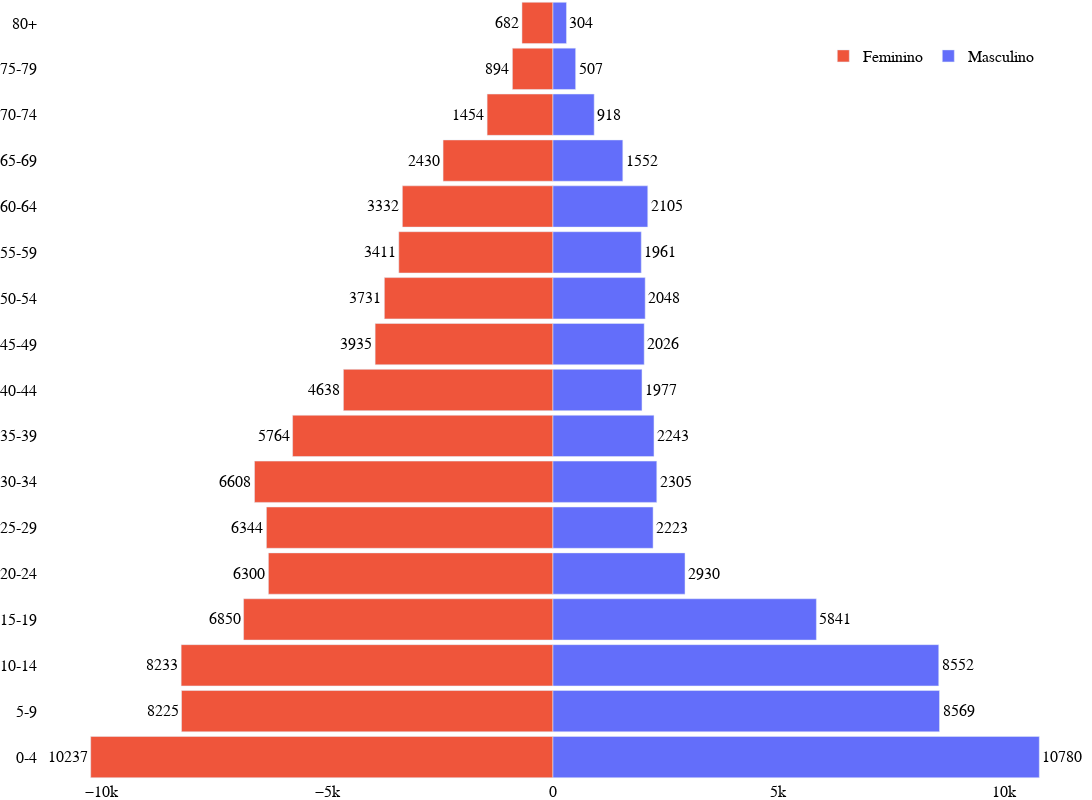

Notebook cell for this chart:
### Code cell
# Pirâmide etária

import plotly.graph_objects as go

# Definindo as variáveis
y_idade = ['0-4','5-9','10-14','15-19','20-24','25-29','30-34','35-39','40-44','45-49',
           '50-54','55-59','60-64','65-69','70-74','75-79','80+']
x_M = np.array(list(pessoas.query("Sexo == 'Masculino'").groupby('idade_piramide')[['Sexo']].size()))
x_F = np.array(list(pessoas.query("Sexo == 'Feminino'").groupby('idade_piramide')[['Sexo']].size())) * -1

fig = go.Figure()

# Adicionando barras para homens e mulheres
fig.add_trace(go.Bar(
    y=y_idade,
    x=x_M,
    orientation='h',
    name='Masculino',
    text=x_M,
    textposition="inside",
    hoverinfo='x',
))

fig.add_trace(go.Bar(
    y=y_idade,
    x=x_F,
    orientation='h',
    name='Feminino',
    text=x_F * -1,
    textposition="inside",
    hoverinfo='text',
))

# Criando o layout
fig.update_layout(
    autosize=True,
    width=1600,
    height=800,
    margin=dict(l=0, r=0, t=0, b=0),
    paper_bgcolor='white',
    plot_bgcolor='white',
    # title='<b>Pirâmide etária da população do CadÚnico em 2018</b><br><sup>Data da base de dados do CadÚnico: 2018</sup>',
    legend=dict(
        orientation="h",
        traceorder="reversed",
        yanchor="top",
        y=0.95,
        xanchor="right",
        x=0.95,
        ),
    font={
        'family': 'Arial',
        'size': 16,
        'color': 'black'
    },
    barmode='overlay',
    bargap=0.1,
    bargroupgap=0,
    # xaxis=dict(
    #     tickvals=[-800_000,-600_000, -400_000, -200_000, 0, 200_000, 400_000, 600_000, 800_000],
    #     ticktext=['800 mil','600 mil', '400 mil', '200 mil', '0', '200 mil','400 mil', '600 mil', '800 mil'],
    # ),
    yaxis=dict(
        tickmode='array',
        tickvals=list(range(len(y_idade))),
        ticktext=y_idade,
        side='left',
        anchor='x',
        position=0,
    )
)

fig.update_traces(textposition='outside',
                    #  texttemplate='%{text:s}',
                    )

fig.show()

### Figure 1 — Plotly figure (JSON) as saved in the notebook; plotly's stock layout.template omitted (floating-point values rounded to 4 significant figures)
{"data": [{"hoverinfo": "x", "name": "Masculino", "orientation": "h", "text": [10780, 8569, 8552, 5841, 2930, 2223, 2305, 2243, 1977, 2026, 2048, 1961, 2105, 1552, 918, 507, 304], "textposition": "outside", "type": "bar", "x": [10780, 8569, 8552, 5841, 2930, 2223, 2305, 2243, 1977, 2026, 2048, 1961, 2105, 1552, 918, 507, 304], "y": ["0-4", "5-9", "10-14", "15-19", "20-24", "25-29", "30-34", "35-39", "40-44", "45-49", "50-54", "55-59", "60-64", "65-69", "70-74", "75-79", "80+"]}, {"hoverinfo": "text", "name": "Feminino", "orientation": "h", "text": [10237, 8225, 8233, 6850, 6300, 6344, 6608, 5764, 4638, 3935, 3731, 3411, 3332, 2430, 1454, 894, 682], "textposition": "outside", "type": "bar", "x": [-10237, -8225, -8233, -6850, -6300, -6344, -6608, -5764, -4638, -3935, -3731, -3411, -3332, -2430, -1454, -894, -682], "y": ["0-4", "5-9", "10-14", "15-19", "20-24", "25-29", "30-34", "35-39", "40-44", "45-49", "50-54", "55-59", "60-64", "65-69", "70-74", "75-79", "80+"]}], "layout": {"autosize": true, "bargap": 0.1, "bargroupgap": 0, "barmode": "overlay", "font": {"color": "black", "family": "Arial", "size": 16}, "height": 800, "legend": {"orientation": "h", "traceorder": "reversed", "x": 0.95, "xanchor": "right", "y": 0.95, "yanchor": "top"}, "margin": {"b": 0, "l": 0, "r": 0, "t": 0}, "paper_bgcolor": "white", "plot_bgcolor": "white", "width": 1600, "yaxis": {"anchor": "x", "position": 0, "side": "left", "tickmode": "array", "ticktext": ["0-4", "5-9", "10-14", "15-19", "20-24", "25-29", "30-34", "35-39", "40-44", "45-49", "50-54", "55-59", "60-64", "65-69", "70-74", "75-79", "80+"], "tickvals": [0, 1, 2, 3, 4, 5, 6, 7, 8, 9, 10, 11, 12, 13, 14, 15, 16]}}}
